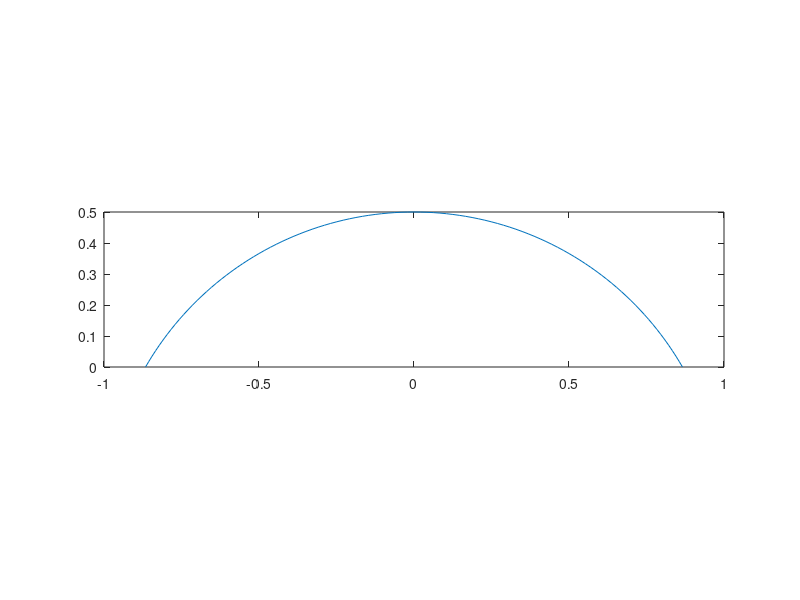

This chart was generated by the following MATLAB code: (Note: this script raises an error after producing the figure.)
clear all;
close all;
p=1;
theta=60;
N=100;
alpha=90-theta:2*theta/N:90+theta;
R=1;
pp = [R*cosd(alpha') R*sind(alpha')-R*cosd(theta)];


plot(pp(:,1),pp(:,2))
daspect([1 1 1])

out=mvsplint(pp,N);
strip=1;
theta1=60;
theta2=30;
dA_dT=1;
area=R^2/2*(180-2*theta)*pi/180;
perimeter=R*pi/180*(180-theta);
E=perimeter+cosd(theta)*(out(N,1)-out(1,1));
epsilon=.5;


M=1000;

for i=1:M
    area=area+dA_dT;
    remainder=rem(out(1,1),2);
    if remainder==0
        h=theta1;
    else h=theta2;
    end
    if out(1,3)>h
        out(1,1)=out(1,1)+epsilon;
        out(N,1)=out(N,1)-epsilon;
       R=sqrt(2*area/(pi/180*(180-h)));
        alpha=90-theta:2*theta/N:90+theta;
        pp = [R*cosd(alpha') R*sind(alpha')-R*cosd(theta)];
        out=mvsplint(pp,N);
        aaaa=1;
    else
        R=sqrt(2*area/(pi/180*(180-h)));
        alpha=90-theta:2*theta/N:90+theta;
        pp = [R*cosd(alpha') R*sind(alpha')-R*cosd(theta)];
        out=mvsplint(pp,N);
        aaaa=2;
    
    end
    area=R^2/2*(180-2*theta)*pi/180;
perimeter=R*pi/180*(180-theta);
    plot(out(:,1),out(:,2));
    hold off
    
end

    
    
        
        
        
    